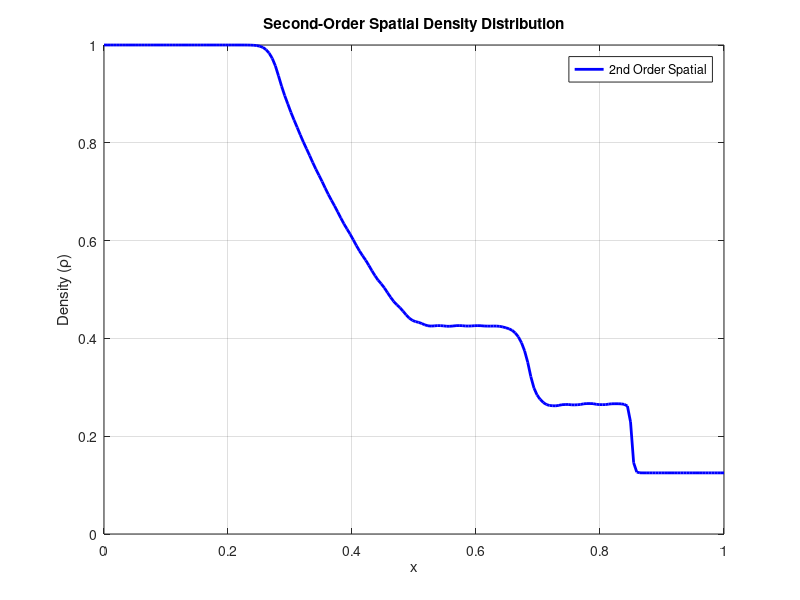

This figure's MATLAB source: (Note: this script raises an error after producing the figure.)
function second_order_spatial_solution()
    % Second-order spatial method with piecewise linear reconstruction
    
    % Initial conditions
    rho_L = 1.0; u_L = 0.0; p_L = 1.0;
    rho_R = 0.125; u_R = 0.0; p_R = 0.1;
    gamma = 1.4;
    
    % Domain and time
    N = 200;
    x = linspace(0, 1, N);
    dx = x(2) - x(1);
    t_final = 0.2;
    CFL = 0.5;
    
    % Initialize solution
    W = zeros(3, N);
    for i = 1:N
        if x(i) < 0.5
            W(1,i) = rho_L;
            W(2,i) = rho_L * u_L;
            W(3,i) = p_L/(gamma-1) + 0.5*rho_L*u_L^2;
        else
            W(1,i) = rho_R;
            W(2,i) = rho_R * u_R;
            W(3,i) = p_R/(gamma-1) + 0.5*rho_R*u_R^2;
        end
    end
    
    % Time stepping
    t = 0;
    while t < t_final
        % Calculate time step
        max_speed = 0;
        for i = 1:N
            rho = W(1,i);
            u = W(2,i)/rho;
            E = W(3,i);
            p = (gamma-1)*(E - 0.5*rho*u^2);
            c = sqrt(gamma*p/rho);
            max_speed = max(max_speed, abs(u) + c);
        end
        dt = CFL * dx / max_speed;
        if t + dt > t_final
            dt = t_final - t;
        end
        
        % Calculate slopes using minmod limiter
        W_slope = zeros(3, N);
        for i = 2:N-1
            for k = 1:3
                slope_left = (W(k,i) - W(k,i-1)) / dx;
                slope_right = (W(k,i+1) - W(k,i)) / dx;
                W_slope(k,i) = minmod(slope_left, slope_right);
            end
        end
        
        % Second-order spatial reconstruction
        W_new = W;
        for i = 2:N-1
            % Left and right states at interface i+1/2
            W_left = W(:,i) + W_slope(:,i) * dx/2;
            W_right = W(:,i+1) - W_slope(:,i+1) * dx/2;
            
            % Local Lax-Friedrichs flux
            F_left = euler_flux(W_left, gamma);
            F_right = euler_flux(W_right, gamma);
            alpha = max(wave_speed(W_left, gamma), wave_speed(W_right, gamma));
            F_half = 0.5*(F_left + F_right) - 0.5*alpha*(W_right - W_left);
            
            % Left interface i-1/2
            W_left_prev = W(:,i-1) + W_slope(:,i-1) * dx/2;
            W_right_prev = W(:,i) - W_slope(:,i) * dx/2;
            F_left_prev = euler_flux(W_left_prev, gamma);
            F_right_prev = euler_flux(W_right_prev, gamma);
            alpha_prev = max(wave_speed(W_left_prev, gamma), wave_speed(W_right_prev, gamma));
            F_half_prev = 0.5*(F_left_prev + F_right_prev) - 0.5*alpha_prev*(W_right_prev - W_left_prev);
            
            % Update
            W_new(:,i) = W(:,i) - (dt/dx)*(F_half - F_half_prev);
        end
        
        % Boundary conditions
        W_new(:,1) = W_new(:,2);
        W_new(:,N) = W_new(:,N-1);
        
        W = W_new;
        t = t + dt;
    end
    
    % Extract primitive variables
    rho = W(1,:);
    u = W(2,:) ./ W(1,:);
    E = W(3,:);
    p = (gamma-1)*(E - 0.5*W(1,:).*u.^2);
    
    % Save individual plots as TikZ
    % Density plot
    figure('Position', [100, 100, 400, 300]);
    set(gcf, 'Color', 'white');
    plot(x, rho, 'b-', 'LineWidth', 2);
    xlabel('x');
    ylabel('Density (\rho)');
    title('Second-Order Spatial Density Distribution');
    legend('2nd Order Spatial', 'Location', 'best');
    grid on;
    matlab2tikz('../figure/density_spatial2.tex');
    
    % Velocity plot
    figure('Position', [100, 100, 400, 300]);
    set(gcf, 'Color', 'white');
    plot(x, u, 'r-', 'LineWidth', 2);
    xlabel('x');
    ylabel('Velocity (u)');
    title('Second-Order Spatial Velocity Distribution');
    legend('2nd Order Spatial', 'Location', 'best');
    grid on;
    matlab2tikz('../figure/velocity_spatial2.tex');
    
    % Pressure plot
    figure('Position', [100, 100, 400, 300]);
    set(gcf, 'Color', 'white');
    plot(x, p, 'g-', 'LineWidth', 2);
    xlabel('x');
    ylabel('Pressure (p)');
    title('Second-Order Spatial Pressure Distribution');
    legend('2nd Order Spatial', 'Location', 'best');
    grid on;
    matlab2tikz('../figure/pressure_spatial2.tex');
end

function result = minmod(a, b)
    if a*b > 0
        if abs(a) <= abs(b)
            result = a;
        else
            result = b;
        end
    else
        result = 0;
    end
end

function F = euler_flux(W, gamma)
    rho = W(1);
    u = W(2)/rho;
    E = W(3);
    p = (gamma-1)*(E - 0.5*rho*u^2);
    
    F = [rho*u; rho*u^2 + p; u*(E + p)];
end

function alpha = wave_speed(W, gamma)
    rho = W(1);
    u = W(2)/rho;
    E = W(3);
    p = (gamma-1)*(E - 0.5*rho*u^2);
    c = sqrt(gamma*p/rho);
    alpha = abs(u) + c;
end
